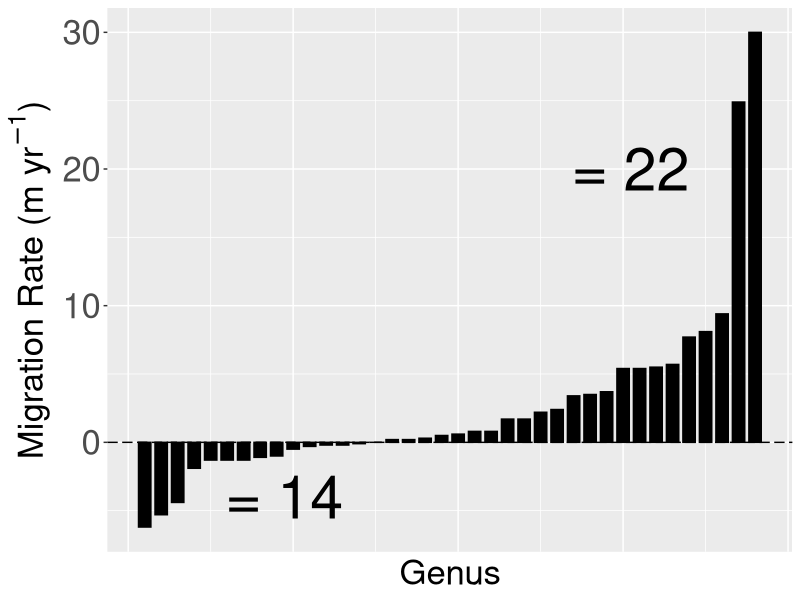

This figure's R source:
# Graphing vertical migration rates of genus' from `Feeley et al. 2011` (DOI: 10.1111/j.1365-2699.2010.02444.x)

# Packages
library(ggplot2)
library(dplyr)

# Read in Migration rate (m yr^-1)
Migration_rate <- c(5.4,2.4,5.7,8.1,7.7,-1.9,-0.2,5.4,-0.1,3.5,24.9,9.4,-0.3,
                    0.2,-0.5,1.7,5.5,0.8,-1.3,-6.2,-1.0,0.2,0.8,-1.3,0.0,3.7,
                    1.7,3.4,-5.3,-1.1,-1.3,30.0,2.2,0.5,-0.2,0.6,0.3,-4.4)
## Check length
length(Migration_rate)

## Order data
Migration_rate_sorted <- sort(Migration_rate)

# Create Rank id vector
Rank <- seq(1,38, by = 1)

# Create data frame
Migration <- data.frame(Migration_rate_sorted, Rank)
head(Migration)

# Plot bar graph
ggplot(data = Migration, aes(x = Rank, y = Migration_rate_sorted)) + 
  geom_bar(stat = "identity", fill = "black", colour = "black", width = 0.75) +
  geom_hline(aes(yintercept=0), linetype = 5) +
  xlab("Genus") +
  ylab(expression(paste("Migration Rate (m yr"^-1,")"))) +
  theme(axis.text.x = element_blank(), axis.ticks.x = element_blank()) + 
  annotate("text", x = 9, y = -4, label = " = 14", size = 15) +
  annotate("text", x = 30, y = 20, label = " = 22", size = 15) + 
  theme(axis.text = element_text(size = 25), axis.title = element_text(size = 25))
  

